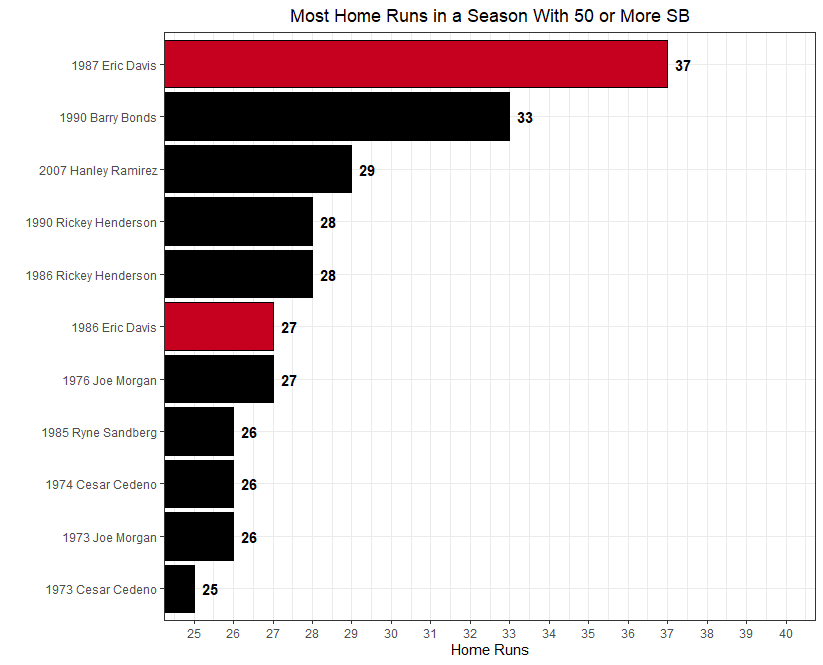

The script that drew this image:
#Set working directory

setwd("C:/Users/daily/Desktop/Repositories/MiscVisuals/Bar Charts")

#Load necessary libraries

library(tidyverse)
library(ggplot2)
library(weights)
theme_set(theme_bw())

#Import data

davis_data <- read.csv("C:/Users/daily/Desktop/Repositories/MiscVisuals/Bar Charts/Eric Davis HR_SB.csv")

#Creating a highlight for Eric Davis

davis_data <- davis_data %>%
  mutate(Highlight = ifelse(fullName == "Eric Davis", "yes", "no"))

#Combine season and player columns

davis_data$SeasonName <- paste(davis_data$yearID, davis_data$fullName, sep = " ")

#Create visual

davis_data %>%
  ggplot(aes(x = reorder(SeasonName, HR), y = HR, fill = Highlight)) +
  geom_bar(stat = "identity", color = "black") +
  geom_text(aes(label = HR), fontface = "bold", hjust = -0.5) +
  coord_flip(ylim = c(25, 40)) + 
  scale_y_continuous(breaks = seq(25, 40, 1)) +
  scale_fill_manual(values = c("yes" = "#C6011F", "no" = "#000000")) +
  theme(legend.position = "none") +
  labs(title = "Most Home Runs in a Season With 50 or More SB",
       x = "",
       y = "Home Runs",
       fill = "Player") +
  theme(plot.title = element_text(hjust = 0.5))
